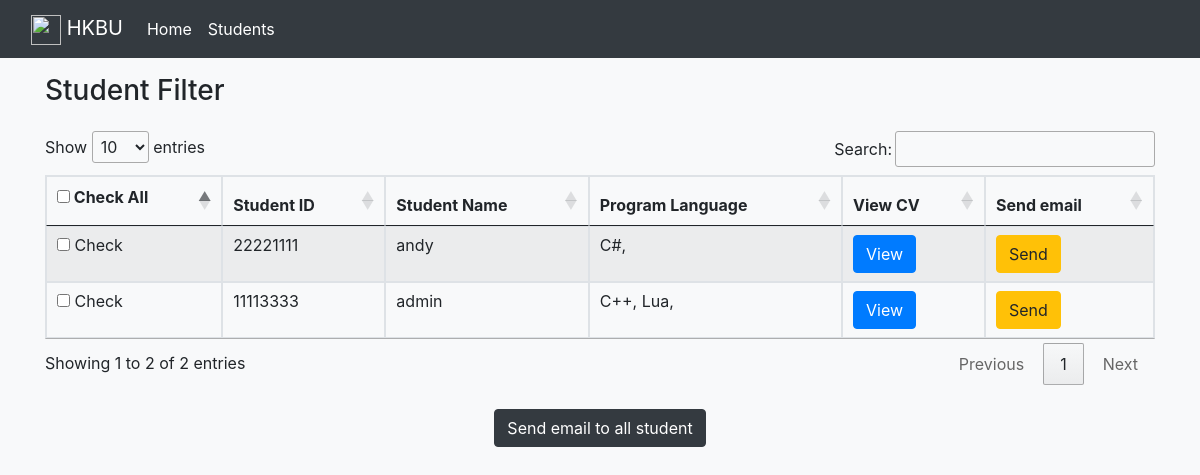
Screenshot of /manager/student_filter with the database file from the repository.
### student/models.py (models this page shows, shortened)
class Student(models.Model):
    user_id = models.OneToOneField(User, on_delete=models.CASCADE)
    student_id = models.CharField(max_length=8, primary_key=True) # 8 digital numbers example 22221111
    status = models.BooleanField()
    def getName(self):
        return self.user_id.username

class Language(models.Model):
    cv = models.ManyToManyField(CvInfoBase)
    studentID = models.ForeignKey(Student, on_delete=models.CASCADE)
    name = models.CharField(max_length=255)

### manager/views.py (the view)
# urls.py: path('student_filter', views.student_filter, name='student_filter'),
def student_filter(request):
    students = [{'student_id':student.student_id, 'student_name': student.getName(), 'language':[lan.name for lan in Language.objects.filter(studentID=student)]} for student in Student.objects.all()]
    return render(request, 'manager/student_filter.html', {'nav':'manager','students':students})

### manager/templates/manager/student_filter.html (shortened to what this page needs)
{% extends 'base.html' %} {% block content %}
<link rel="stylesheet" href="https://cdn.jsdelivr.net/npm/bootstrap@4.3.1/dist/css/bootstrap.min.css">
<div class="container mt-3" id="cv">
    <h3 class="mb-4">Student Filter</h3>
    <div class="tbl-header">
        <div>
            <table id="example" class="table table-striped table-bordered dataTable" style="width: 100%;" role="grid" aria-describedby="example_info">
                <thead>
                    <tr>
                        <th>
                            <div class="checkbox">
                                <label>
                              <input type="checkbox" class="check" id="checkAll"> Check All
                            </label>
                            </div>
                        </th>
                        <th>Student ID</th>
                        <th>Student Name</th>
                        <th>Program Language</th>
                        <th>View CV</th>
                        <th>Send email</th>
                    </tr>
                </thead>
                <tbody>
                    {% for student in students %}
                    <tr class="body" style="background-color: transparent;">
                        <td><input type="checkbox" class="check" id="checkAll"> Check</td>
                        <td>{{student.student_id}}</td>
                        <td>{{student.student_name}}</td>
                        <td>
                            {% for lan in student.language %} {{lan}}, {% endfor %}
                        </td>
                        <td><a class="btn btn-primary" href="/student/cvRecord?stu_id={{student.student_id}}">View</a>
                        </td>
                        <td> <button class="btn btn-warning" role="button" data-toggle="modal" data-target="#exampleModal">Send</button></td>
                    </tr>
                    {% endfor %}
                </tbody>
            </table>
            <br>
            <button class="btn btn-dark" role="button" style="display: block;margin-left: auto;margin-right: auto;" data-toggle="modal" data-target="#exampleModal">Send email to all student</button>
        </div>
    </div>
</div>
{% endblock %}

### rows the page displays
Student: student_id "22221111"
Language: language "C#"
Student: student_id "11113333"
Language: language "C++"
Language: language "Lua"

### other values shown
{{ student.student_name }} "andy" "admin"
